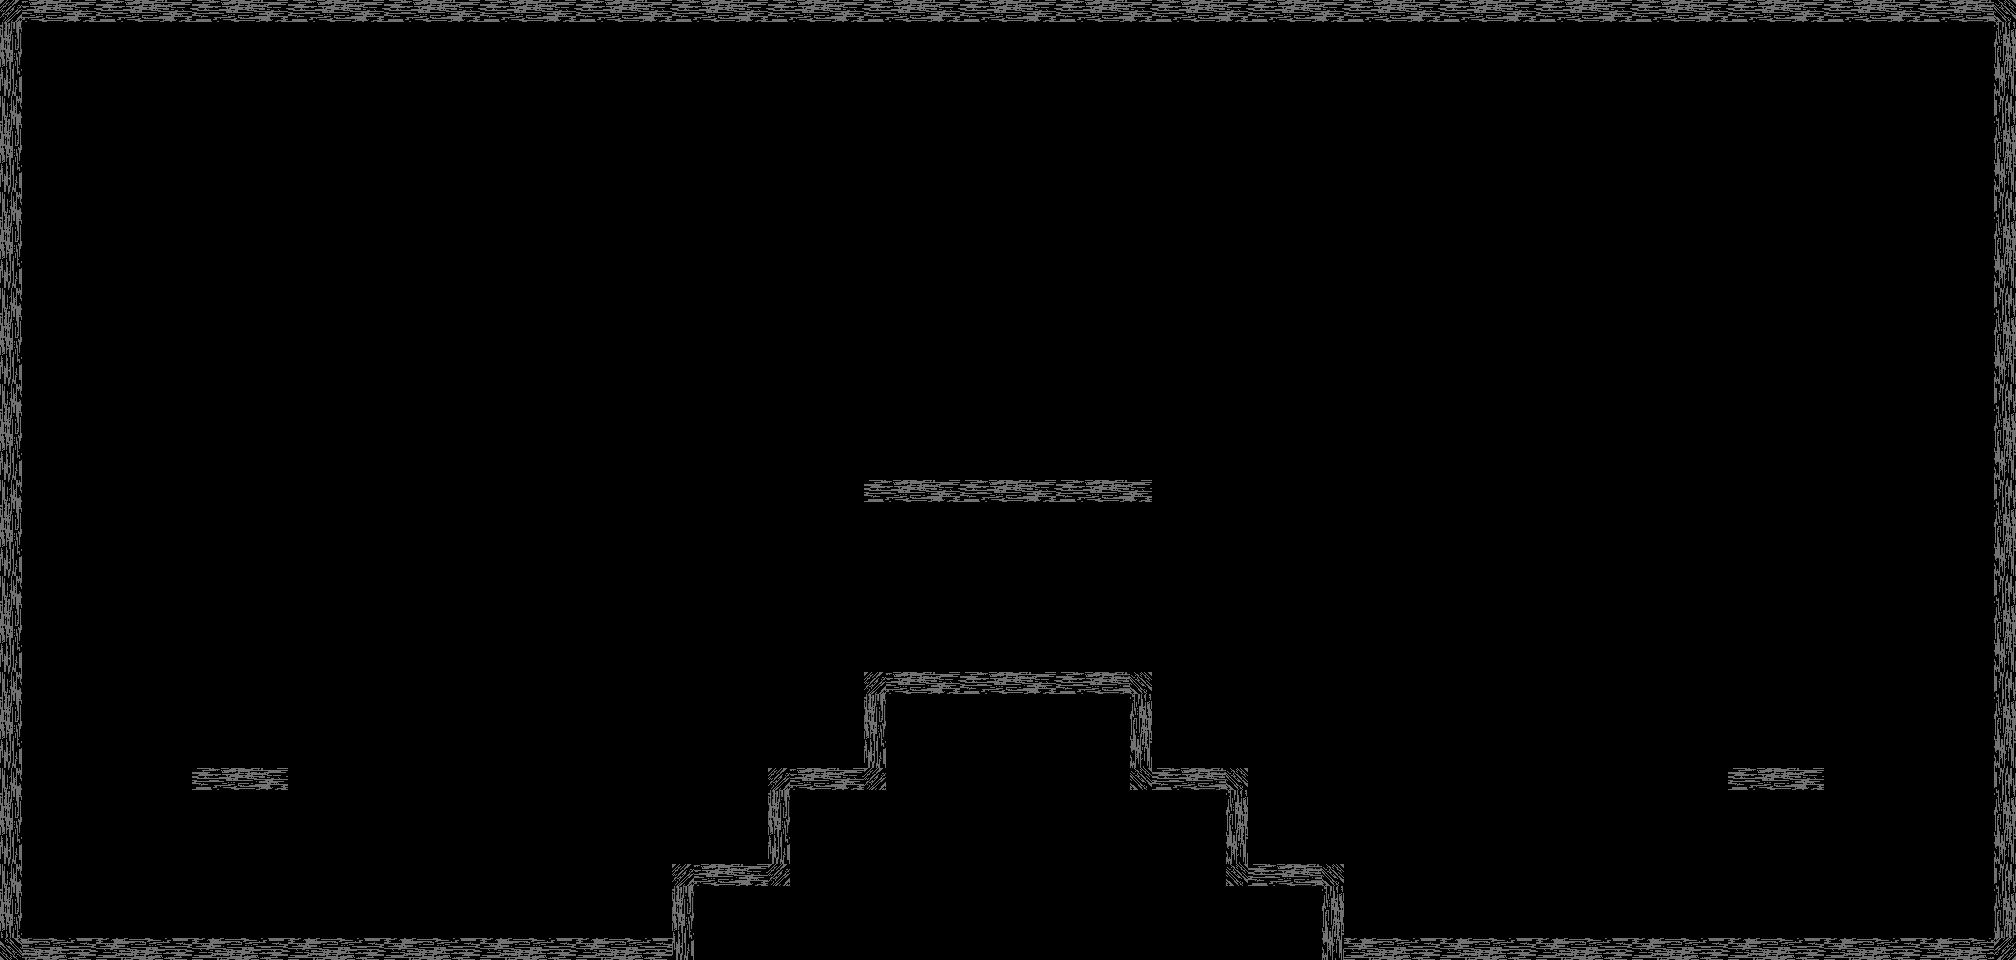

A 2D game scene composited from a Tiled map and its tileset images. What follows is a short description and the map's XML, with each tile layer's data collapsed to a summary:
An orthogonal 21x10 tile map with 96x96 px tiles, 2 tile layers (Kachelebene 1, Kachelebene 2).

<map version="1.0" orientation="orthogonal" width="21" height="10" tilewidth="96" tileheight="96">
 <tileset firstgid="1" name="tiles" tilewidth="96" tileheight="96">
  <image source="tiles.png" width="960" height="960" />
 </tileset>
 <layer name="Kachelebene 1" width="21" height="10">
  <data>[210 cells, 210 non-empty, 11 distinct tile ids]</data>
 </layer>
 <layer name="Kachelebene 2" width="21" height="10">
  <data>[210 cells, 5 non-empty, 1 distinct tile ids]</data>
 </layer>
</map>
